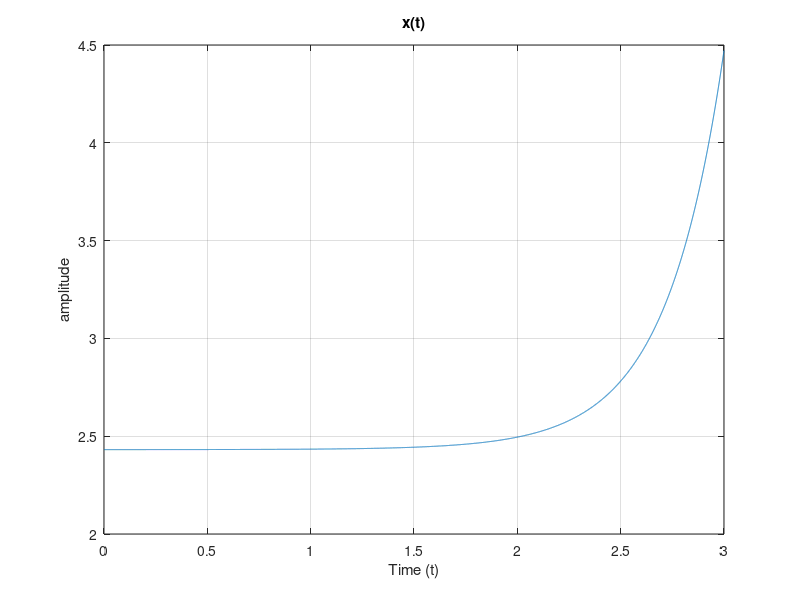
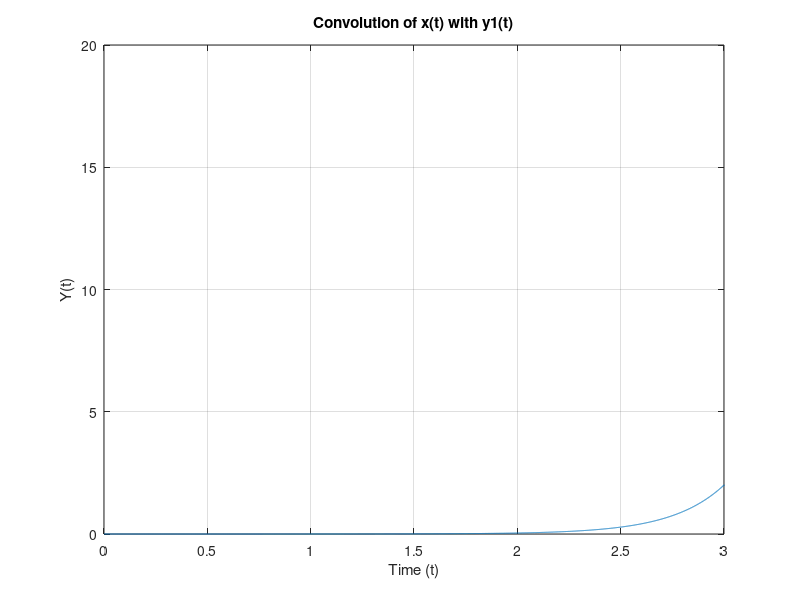
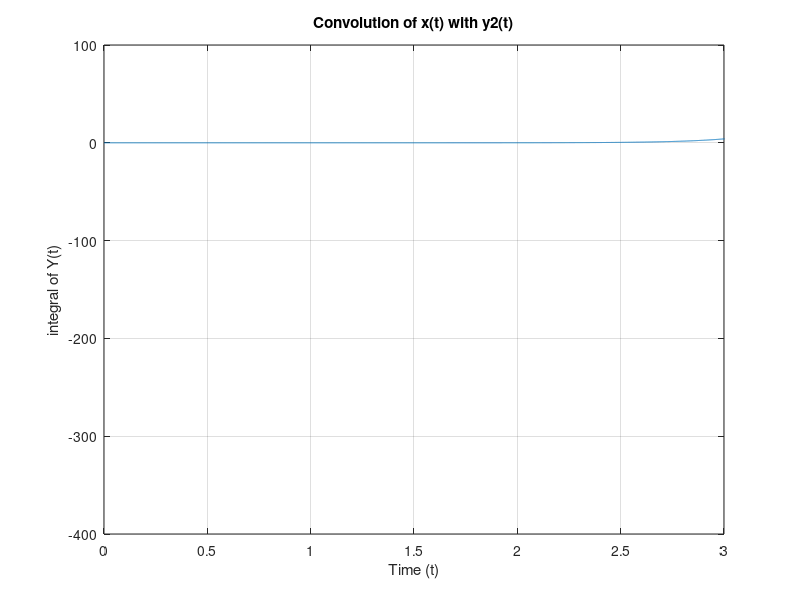

The MATLAB source for these figures, in order:
clear all; clc; close all; format compact

y1 = @(t) ( exp(-4*(3-t))  + exp(-3*(3-t))  );
y2 = @(t) (  7/12 - 1/4*exp(-4*(3-t)) - 1/3*exp(-3*(3-t)) );

inner_product = @(f, g) integral(@(t) f(t) .* g(t), 0, 3);

I11 = inner_product(y1,y1)
I21 = inner_product(y1,y2)
I12 = inner_product(y2,y1)
I22 = inner_product(y2, y2)

A = [I11, I21;I12, I22];
b = [2;4];

c = A\b

x = @(t) (c(1)*y1(t) + c(2)*y2(t));
check1 = inner_product(x, y1);
check2 = inner_product(x,y2);
fprintf("inner product of x and y1 = %f\n", check1);
fprintf("inner product of x and y2 = %f\n", check2);

t = linspace(0,3,10000);
dt = t(2)-t(1);
figure(1)
plot(t, x(t));
xlabel('Time (t)');
xlim([0 3]);
ylabel('amplitude');
title('x(t)');
grid on;

t = linspace(0, 6, 10000); % Time vector, ensure it covers the expected range
dt = t(2) - t(1); % Time step
x_vals = x(t); % Evaluate x at discrete points
y1_vals = y1(t); % Evaluate y1 at discrete points
y2_vals = y2(t);

Y_vals = conv(x_vals, y1_vals, 'same') * dt; % Convolution approximation
Y_vals = Y_vals/Y_vals(5000) * 2;
t_conv = linspace(0, 6, length(Y_vals)); % Adjusted time vector

figure(2)
plot(t_conv, Y_vals);
xlabel('Time (t)');
xlim([0 3]);
ylabel('Y(t)');
title('Convolution of x(t) with y1(t)');
grid on;

Y2_vals = conv(x_vals, y2_vals, 'same') * dt; % Convolution approximation
Y2_vals = Y2_vals/Y2_vals(5000) * 4;
t_conv = linspace(0, 6, length(Y2_vals)); % Adjusted time vector

figure(3)
plot(t_conv, Y2_vals);
xlabel('Time (t)');
xlim([0 3]);
ylabel('integral of Y(t)');
title('Convolution of x(t) with y2(t)');
grid on;
